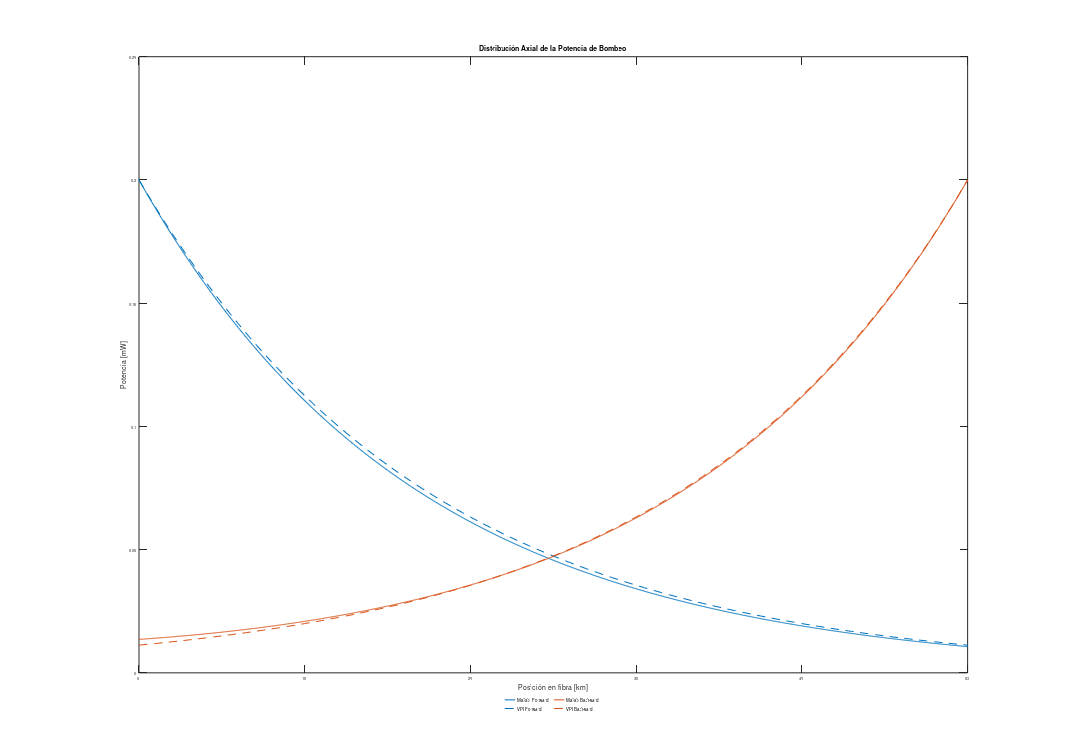

Recreate this plot in MATLAB.
clear all; close all; clc

set( gcf,'PaperSize',[29.7 21.0], 'PaperPosition',[0 0 29.7 21.0])


% SAVE:
% print -dpdf 'NAME'

load("RamanVPIE3.mat")


%load("Raman_Matlab_EJ1_Gain3.mat")
%load("Raman_Matlab_EJ1_Gain3_390mw.mat")
%load("Raman_Matlab_EJ1_Gain3_ASE300mw.mat")
%load("Raman_Matlab_EJ1_Gain3backward.mat")
%load("Raman_Matlab_EJ1_Gain3backward_400mw.mat")
load("Raman_MatlabE3.mat")

c = 299792458;
wavelenghts_matlab = ( c./linspace(c/(1.66551366e-6) , c/(1.50046275e-6) , 100)).*1e9;

GainDiff = abs( RamanVPIE3.GainOnOff - Raman.Sig.GainOnOFF.LP01 );

% % Ganancias

% plot(wavelenghts_matlab , Raman.Sig.GainOnOFF.LP01,"DisplayName","Matlab") ; hold on
% plot(RamanVPIE3.wavelength.*1e9 , RamanVPIE3.GainOnOff,"DisplayName","VPI") 
% 
% set(gca,'FontSize',8)
% title("Distribución espectral de Ganancias",'FontSize',14) ; xlabel("Longitud de onda [nm]",'FontSize',14) ; ylabel("Ganancia [dBm]",'FontSize',14)
% 
%     % Diferencia de Ganancias
% yyaxis right
% ylabel('Diferencia de Ganancias','FontSize',14)
% plot(wavelenghts_matlab , GainDiff ,  "-o" , DisplayName = "Diferencia de Ganancias" , Color='#0072BD')
% ylim([0, 5]) ; %grid minor
% legend('Location', 'southoutside','Orientation','horizontal','Box','off' , "NumColumns",2,"FontSize",9)

%Analisis de forma:
%plot((Raman.Sig.GainOnOFF.LP01./max(Raman.Sig.GainOnOFF.LP01)).*max(RamanVPIE3.GainOnOff),"DisplayName","Matlab_ajustado") ; legend()

%% Señales

% for i=0:6
%     plot(Raman.z , Raman.Sig.Power.LP01(1+15*i,:)  ,"DisplayName",strcat(num2str(round(wavelenghts_matlab(1+15*i))), 'nm') ); hold on
% end
% 
% set(gca,'ColorOrderIndex',1,'FontSize',8)
% 
% for i=0:6
%     plot(RamanVPIE3.z , (1e-3.*10.^( RamanVPIE3.Signals(:,1+15*i)./10)) , '--' ,"DisplayName",strcat( num2str(round(RamanVPIE3.wavelength(1+15*i)*1e9) ), 'nm')  ) 
% end
% 
% title('Distribución Axial de la Potencia de Señal','FontSize',14) ; xlabel('Posición en fibra [km]','FontSize',14) ; ylabel('Potencia [mW]','FontSize',14)
% legend('Location', 'southoutside','Orientation','horizontal','Box','off','NumColumns',7,'FontSize',9)
% annotation('textbox', [0.13, 0.148, 0, 0], 'string', 'Matlab')
% annotation('textbox', [0.13, 0.127, 0, 0], 'string', 'VPIphotonics')


% % % Potencia
% 
plot(Raman.z , Raman.Pump.forward.LP01 , "DisplayName", "Matlab  Forward") ; hold on
plot(Raman.z , Raman.Pump.backward.LP01 , "DisplayName", "Matlab Backward")

set(gca,'ColorOrderIndex',1,'FontSize',8)

plot(RamanVPIE3.z , (1e-3.*10.^( RamanVPIE3.PumpFwd./10)) , '--' , "DisplayName","VPI Forward" ) 
plot(RamanVPIE3.z , (1e-3.*10.^( RamanVPIE3.PumpBwd./10)) , '--' , "DisplayName","VPI Backward" )

title('Distribución Axial de la Potencia de Bombeo','FontSize',14) ; xlabel('Posición en fibra [km]','FontSize',14) ; ylabel('Potencia [mW]','FontSize',14)
legend('Location', 'southoutside','Orientation','horizontal','Box','off' , "NumColumns",2,"FontSize",9)


% % ASE


%plot(RamanVPIE3.z , (1e-3.*10.^( RamanVPIE3.ASE_Fwd./10)) ) ; hold on

% set(gca,'ColorOrderIndex',1,'FontSize',8)
% for i=0:6
%     plot(Raman.z , (1e-3.*10.^( Raman.Sig.Power.ASE.LP01(1+15*i,:)./10)) ) ; hold on
% end

%title('Distribución Axial de la Potencia ASE','FontSize',14) ; xlabel('Posición [km]','FontSize',14) ; ylabel('Potencia [mW]','FontSize',14)









%% GANANCIAS

% figure(1)

% plot(DAT(:,1).*1e9,DAT(:,2), "DisplayName","LP01 - Simulador Matlab" , Color= '#0072BD') ; hold on
% plot(AmplifiedSignals(:,1),AmplifiedSignals(:,2),"DisplayName","LP01 - VPIPhotonics" , LineStyle="--", Color= '#0072BD' ) ; 
% plot(DAT(:,1).*1e9,DAT(:,4),  "DisplayName","LP11a - Simulador Matlab", "Color", '#D95319' )
% plot(AmplifiedSignals(:,1),AmplifiedSignals(:,4),"DisplayName","LP11a - VPIPhotonics", LineStyle="--" , Color='#D95319') 
% xlabel('Longitud de Onda [nm]') ; ylabel('Ganancia [dB]') ; title("Ganancia EDFA con Bombeo en LP12a") ; 
% legend('Location', 'southoutside','Orientation','horizontal','Box','off', "NumColumns" , 4)
% 
% DG01 =  abs(DAT(:,2) - AmplifiedSignals(:,2)) ;
% DG11 = abs(DAT(:,4) - AmplifiedSignals(:,4)) ;
%     % Diferencia de Ganancias
% yyaxis right
% ylabel('Diferencia de Ganancias')
% plot(DAT(:,1).*1e9 , DG01 ,  "-o" , DisplayName = "DG - LP01" , Color='#0072BD')
% plot(DAT(:,1).*1e9 , DG11 ,  "-o" , DisplayName = "DG - LP11a" , Color='#D95319')
% ylim([0, 2]) ; %grid minor




%% NOISE FIGURE
% figure(2)
% 
% plot(DAT(:,1).*1e9,DAT(:,6), "DisplayName","LP01 - Simulador" , Color= '#0072BD') ; 
% hold on
% plot(AmplifiedSignals(:,1),fliplr(ModeGainsandNFs(:,4)),"DisplayName","LP01 - VPIPhotonics" , LineStyle="--", Color= '#0072BD' ) ; 
% plot(DAT(:,1).*1e9,DAT(:,7),  "DisplayName","LP11a - Simulador", "Color", '#D95319' )
% plot(AmplifiedSignals(:,1),fliplr(ModeGainsandNFs(:,8)),"DisplayName","LP11a - VPIPhotonics", LineStyle="--" , Color='#D95319') 
% xlabel('Longitud de Onda [nm]') ; ylabel('Noise Figure [dB]') ; title("Comparación de NF obtenidas mediante Simulador y VPIphotonics") ; 
% legend('Location', 'southoutside','Orientation','horizontal','Box','off')
% 
% 
% 
% VPISignal(end,1) = VPISignal(end,1)/1e10;
% zVPI = VPISignal(:,1);
% %lambda = DAT(1,1);  % ORDENADOS DE MAYOR A MENOR, IGUAL QE LOS DE VPISIGNAL
% 
% 
% colors = ["#0072BD" , "#D95319" , "#EDB120" , "#7E2F8E" , "#77AC30" , "#4DBEEE" , "#A2142F"];
% 
% for i = 0
%     lambda = DAT(1+i,1);
%     plot(z,S01(1+i,:), "DisplayName",strcat("LP01 - Simulador @", int2str(lambda*1e9) , "nm"), Color= colors(i+1)) ; 
%     hold on
%     plot(zVPI,VPISignal_01(:,1+i),"DisplayName",strcat("LP01 - VPIPhotonics",int2str(lambda*1e9) , "nm" ) , LineStyle="--", Color= colors(i+1) ) ;
% end
% %plot(DAT(:,1).*1e9,DAT(:,7),  "DisplayName","LP11a - Simulador", "Color", '#D95319' )
% %plot(AmplifiedSignals(:,1),fliplr(ModeGainsandNFs(:,8)),"DisplayName","LP11a - VPIPhotonics", LineStyle="--" , Color='#D95319') 
% xlabel('Posición en EDFA [m]') ; ylabel('Potencia [dBm]') ; title("Comparación de Evolución Potencias obtenidas mediante Simulador y VPIphotonics") ; 
% legend('Location', 'southoutside','Orientation','horizontal','Box','off')


%% Propagación

% % %              Propagación SEÑAL LP01

% z = linspace(0,5,length(S01(1,:)));
% zvpi = linspace(0,5,length(vpiedfamm.axialdist.Sig.LP_01(:,1)));
% 
% 
% for i=0:6
%     plot(z , EDFA.Nucleo1.signal.Potencia_dBm.LP_01(1+8*i,:) , "DisplayName", strcat(int2str(DAT(1+8*i,1)*1e9) , " nm")) ; hold on
% end
% set(gca,'ColorOrderIndex',1,'FontSize', 8)
% for i=0:6
%     plot(zvpi , vpiedfamm.axialdist.Sig.LP_01(:,1+8*i) , "DisplayName", strcat(int2str(DAT(1+8*i,1)*1e9) , " nm") , LineStyle="--" )
% end
% legend('Location', 'southoutside','Orientation','horizontal','Box','off', "NumColumns" , 7,'FontSize', 9)
% xlabel('Posición Axial [m]','FontSize', 14) ; ylabel('Potencia [dBm]','FontSize', 14); title('Distribución Axial de la Potencia de Señal LP01','FontSize', 14)


%               Propagacion SEÑAL LP11

% z = linspace(0,5,length(S01(1,:)));
% zvpi = linspace(0,5,length(vpiedfamm.axialdist.Sig.LP_01(:,1)));
% 
% 
% for i=0:6
%     plot(z , EDFA.Nucleo1.signal.Potencia_dBm.LP_11_a(1+8*i,:) , "DisplayName", strcat(int2str(DAT(1+8*i,1)*1e9) , " nm")) ; hold on
% end
% set(gca,'ColorOrderIndex',1,'FontSize',8)
% for i=0:6
%     plot(zvpi , vpiedfamm.axialdist.Sig.LP_11a(:,1+8*i) , "DisplayName", strcat(int2str(DAT(1+8*i,1)*1e9) , " nm") , LineStyle="--" )
% end
% legend('Location', 'southoutside','Orientation','horizontal','Box','off', "NumColumns" , 7,'FontSize', 9)
% xlabel('Posición Axial [m]','FontSize', 14) ; ylabel('Potencia [dBm]','FontSize', 14); title('Distribución Axial de la Potencia de Señal LP11a','FontSize', 14)

%               Propagación Bombeo

% z = linspace(0,5,length(S01(1,:)));
% zvpi = linspace(0,5,length(vpiedfamm.axialdist.Sig.LP_01(:,1)));
% 
% 
% plot(z , EDFA.Nucleo1.pump.Potencia_dBm.LP_12_a(1,:) , "DisplayName", "Matlab") ; hold on
% 
% plot(zvpi , vpiedfamm.axialdist.Pump(:,1) , "DisplayName", "VPIphotonics" )% ,LineStyle="--" )
% 
% set(gca,'FontSize', 8)
% legend('Location', 'southoutside','Orientation','horizontal','Box','off', "NumColumns" , 7,'FontSize', 9)
% xlabel('Posición Axial [m]','FontSize', 14) ; ylabel('Potencia [dBm]','FontSize', 14); title('Distribución Axial de la Potencia de Bombeo LP12a','FontSize', 14)
% ylim([8 31])


%% %               Propagación ASE , OSNR , NF

% %         LP01
% % % ASE+ 
%  %%  Matlab
% for i=0:6
%     plot(z , Pap.LP_01(1+8*i,:) , "DisplayName", strcat(int2str(DAT(1+8*i,1)*1e9) , " nm")) ; hold on
% end
% % % %%  VPI
% set(gca,'ColorOrderIndex',1,'FontSize',8)
% for i=1:length(vpiasePos)
%     plot(zvpi , vpiedfamm.axialdist.ASE.LP_01(:,vpiasePos(i)) , "DisplayName", strcat(int2str(vpiedfamm.ASElam(1,vpiasePos(i))*1e9) , " nm") , LineStyle="--" )
% end
% 
% legend('Location', 'southoutside','Orientation','horizontal','Box','off', "NumColumns" , 7,'FontSize', 9)
% xlabel('Posición Axial [m]','FontSize', 14) ; ylabel('Potencia [dBm]','FontSize', 14); title('Distribución Axial de la Potencia de Ruido ASE+ en modo LP01','FontSize', 14)
% ylim([-90 -30])
% 
% maxAseDif = -100000;
% for i = 0:6
%     if maxAseDif < abs( Pap.LP_01(1+8*i,end) - vpiedfamm.axialdist.ASE.LP_01(end,vpiasePos(i+1)) )
%         maxAseDif = abs( Pap.LP_01(1+8*i,end) - vpiedfamm.axialdist.ASE.LP_01(end,vpiasePos(i+1)) ) ;
%         maxdiffLambda = (DAT(1+8*i,1)*1e9);
%     end
% end
% %dB
% for i = 0:6
%     if maxAseDif < abs( 1e-3*10.^(Pap.LP_01(1+3*i,end)) - 1e-3*10.^(vpiedfamm.axialdist.ASE.LP_01(end,vpiasePos(i+1))) )
%         maxAseDifdB = 10*log10( abs( 1e-3*10.^(Pap.LP_01(1+3*i,end)) - 1e-3*10.^(vpiedfamm.axialdist.ASE.LP_01(end,vpiasePos(i+1))) )/1e3) ;
%         maxdiffLambda = (DAT(1+3*i,1)*1e9);
%     end
% end
% annotation('textbox', [0.1254, 0.148, 0, 0], 'string', 'Matlab')
% annotation('textbox', [0.1254, 0.128, 0, 0], 'string', 'VPIphotonics')

        % LP11a
%%%% ASE+ Matlab
% for i=0:6
%     plot(z , Pap.LP_11_a(1+8*i,:) , "DisplayName", strcat(int2str(DAT(1+8*i,1)*1e9) , " nm")) ; hold on
% end
% 
% set(gca,'ColorOrderIndex',1,'FontSize',8)
% 
% %%%% ASE+ VPI
% for i=1:length(vpiasePos)
%     plot(zvpi , vpiedfamm.axialdist.ASE.LP_11a(:,vpiasePos(i)) , "DisplayName", strcat(int2str(vpiedfamm.ASElam(1,vpiasePos(i))*1e9) , " nm") , LineStyle="--" )
% end
% 
% legend('Location', 'southoutside','Orientation','horizontal','Box','off', "NumColumns" , 7,'FontSize', 9)
% xlabel('Posición Axial [m]','FontSize', 14) ; ylabel('Potencia [dBm]','FontSize', 14); title('Distribución Axial de la Potencia de Ruido ASE+ en modo LP11a','FontSize', 14)
% ylim([-90 -30])
% 
% maxAseDif = -100000;
% for i = 0:6
%     if maxAseDif < abs( Pap.LP_11_a(1+8*i,end) - vpiedfamm.axialdist.ASE.LP_11a(end,vpiasePos(i+1)) )
%         maxAseDif = abs( Pap.LP_11_a(1+8*i,end) - vpiedfamm.axialdist.ASE.LP_11a(end,vpiasePos(i+1)) ) ;
%         maxdiffLambda = (DAT(1+8*i,1)*1e9);
%     end
% end
% annotation('textbox', [0.1254, 0.148, 0, 0], 'string', 'Matlab')
% annotation('textbox', [0.1254, 0.128, 0, 0], 'string', 'VPIphotonics')


%               Propagación ASE + -


% %% LP01
% % ASE+ Matlab
% for i=0:6
%     plot(z , Pap.LP_01(1+8*i,:) , "DisplayName", strcat(int2str(DAT(1+8*i,1)*1e9) , " nm")) ; hold on
% end
% 
% % ASE- Matlab
% set(gca,'ColorOrderIndex',1,'FontSize',8)
% for i=0:6
%     plot(z , Pan.LP_01(1+8*i,:) , "DisplayName", strcat(int2str(DAT(1+8*i,1)*1e9) , " nm") ) ; hold on
% end
% 
% legend('Location', 'southoutside','Orientation','horizontal','Box','off', "NumColumns" , 7,'FontSize',9)
% xlabel('Posición Axial [m]','FontSize',14) ; ylabel('Potencia [dBm]','FontSize',14); title('Distribución Axial de Ruido ASE Total en modo LP01','FontSize',14)
% ylim([-90 -30])


% %% LP11a

% for i=0:6
%     plot(z , Pap.LP_11_a(1+8*i,:) , "DisplayName", strcat(int2str(DAT(1+8*i,1)*1e9) , " nm")) ; hold on
% end
% 
% % ASE- Matlab
% set(gca,'ColorOrderIndex',1,'FontSize',8)
% for i=0:6
%     plot(z , Pan.LP_11_a(1+8*i,:) , "DisplayName", strcat(int2str(DAT(1+8*i,1)*1e9) , " nm") ) ; hold on
% end
% 
% legend('Location', 'southoutside','Orientation','horizontal','Box','off', "NumColumns" , 7,'FontSize',9)
% xlabel('Posición Axial [m]','FontSize',14) ; ylabel('Potencia [dBm]','FontSize',14); title('Distribución Axial de Ruido ASE Total en modo LP11a','FontSize',14)
% ylim([-90 -30])




% % % NF Y OSNR
 
% Pan = EDFA.Nucleo1.Pan;
% Pap = EDFA.Nucleo1.Pap;
%Pase = EDFA.Nucleo1.Pase;

% Osnr01Matlab = EDFA.Nucleo1.signal.Potencia_dBm.LP_01 - Pap.LP_01;
% NF01Matlab = Osnr01Matlab(:,2) - Osnr01Matlab(:,end);
% Osnr11aMatlab = EDFA.Nucleo1.signal.Potencia_dBm.LP_11_a - Pap.LP_11_a;
% NF11aMatlab = Osnr11aMatlab(:,2) - Osnr11aMatlab(:,end);
% 
% 
% for i=1:50
%     Osnr01VPI(:,i) = vpiedfamm.axialdist.Sig.LP_01(:,i) - vpiedfamm.axialdist.ASE.LP_01(:,i+3);
%     Osnr11aVPI(:,i) = vpiedfamm.axialdist.Sig.LP_11a(:,i) - vpiedfamm.axialdist.ASE.LP_11a(:,i+3);
% end
% NF01VPI = Osnr01VPI(3,:) - Osnr01VPI(end,:);
% NF11aVPI = Osnr11aVPI(3,:) - Osnr11aVPI(end,:);
% 
% plot(DAT(:,1).*1e9 , NF01Matlab , "DisplayName" , "Matlab LP01" ) , hold on
% plot(DAT(:,1).*1e9 , NF11aMatlab , "DisplayName" , "MatlabLP11a" )
% 
% set(gca,'ColorOrderIndex',1,'FontSize',8)
% 
% plot(DAT(:,1).*1e9 , NF01VPI , "DisplayName" , "VPIphotonics LP01" , LineStyle="--"  )
% plot(DAT(:,1).*1e9 , NF11aVPI , "DisplayName" , "VPIphotonics LP11a" , LineStyle="--"  )
% 
% legend('Location', 'southoutside','Orientation','horizontal','Box','off', "NumColumns" , 2,'FontSize',9)
% xlabel('Longitud de Onda [nm]','FontSize',14) ; ylabel('NF [dB]','FontSize',14); title('Figura de Ruido','FontSize',14)
% %ylim([8 15])
% 
% for i=1:length(NF01VPI)
%     DiffNF01(1,i) = (abs(NF01VPI(i) - NF01Matlab(i)));
%     DiffNF01(2,i) = DAT(i,1);
%     DiffNF11(1,i) = (abs(NF11aVPI(i) - NF11aMatlab(i)));
%     DiffNF11(2,i) = DAT(i,1);
% end
% 
% annotation('textbox', [0.28, 0.148, 0, 0], 'string', 'Matlab')
% annotation('textbox', [0.28, 0.128, 0, 0], 'string', 'VPIphotonics')
% ylim([10 15])


%% N1 y N2

% plot(z,EDFA.Nucleo1.N1 , "DisplayName" , "Iones en estado basal (N1)") ; hold on
% plot(z,EDFA.Nucleo1.N2 , "DisplayName" , "Iones en estado basal (N2)")
% set(gca,'ColorOrderIndex',1,'FontSize',8)
% 
% legend('Location', 'southoutside','Orientation','horizontal','Box','off', "NumColumns" , 1,'FontSize',9)
% xlabel('Posición Axial [m]','FontSize',14) ; ylabel('Cantidad de Iones','FontSize',14); title('Distribución Axial de Densidades Poblacionenales de Iones','FontSize',14)

% %% Inversion Fraccional

% plot(z,(EDFA.Nucleo1.N2./EDFA.Nucleo1.Nt)*100 , "DisplayName" , "Matlab") ; hold on
% plot(VPI_InversionFraction(:,1),VPI_InversionFraction(:,2) , "DisplayName" , "VPIphotonics")
% set(gca,'ColorOrderIndex',1,'FontSize',8)
% 
% legend('Location', 'southoutside','Orientation','horizontal','Box','off', "NumColumns" , 1,'FontSize',9)
% xlabel('Posición Axial [m]','FontSize',14) ; ylabel('Iones Excitados (N2) [%]','FontSize',14); title('Distribución Axial de Iones Excitados','FontSize',14)


%% Cargar resultado vpi.. desde columna ec
% VPISignal = resultadovpipropagacionaxial;
% 
% for i=0:19
%     VPISignal_01(:,i+1) = VPISignal(:,2+4*i)/10e13;
%     VPISignal_11a(:,i+1) = VPISignal(:,4+4*i)/10e13;
% end
% VPISignal_01([1,2],:) = VPISignal_01([1,2],:).*10e13;
% VPISignal_11a([1,2],:) = VPISignal_11a([1,2],:).*10e13;



% load("Raman_vpi_0Param.mat")
% % Frequency	Wavelength	 OSNR_Out 	 Gain 	 NoiseFigureStandard 
% RamanVPIE3_0P.freq = RamanVPI_E1_0Param(:,1);
% RamanVPIE3_0P.wavelength = RamanVPI_E1_0Param(:,2);
% RamanVPIE3_0P.Gain = RamanVPI_E1_0Param(:,4);
% RamanVPIE3_0P.GainOnOff = RamanVPI_E1_0Param(:,4)+20;





% load("Raman_vpi.mat")
% % Frequency ,	Wavelength,	 SignalPowerIn, 	SignalPowerOut,	 NoisePowerOut,     OSNR_Out, 	 Gain, 	 NoiseFigureStandard, GainOnOff
% 
% RamanVPIE3.freq = Ejemplo1RamanVPI(:,1);
% RamanVPIE3.wavelength = Ejemplo1RamanVPI(:,2);
% RamanVPIE3.signal.In = Ejemplo1RamanVPI(:,3);
% RamanVPIE3.signal.Out = Ejemplo1RamanVPI(:,4);
% RamanVPIE3.ASE = Ejemplo1RamanVPI(:,5);
% RamanVPIE3.OsnrOut= Ejemplo1RamanVPI(:,6);
% RamanVPIE3.Gain = Ejemplo1RamanVPI(:,7);
% RamanVPIE3.NF = Ejemplo1RamanVPI(:,8);
% RamanVPIE3.GainOnOff= Ejemplo1RamanVPI(:,9);

